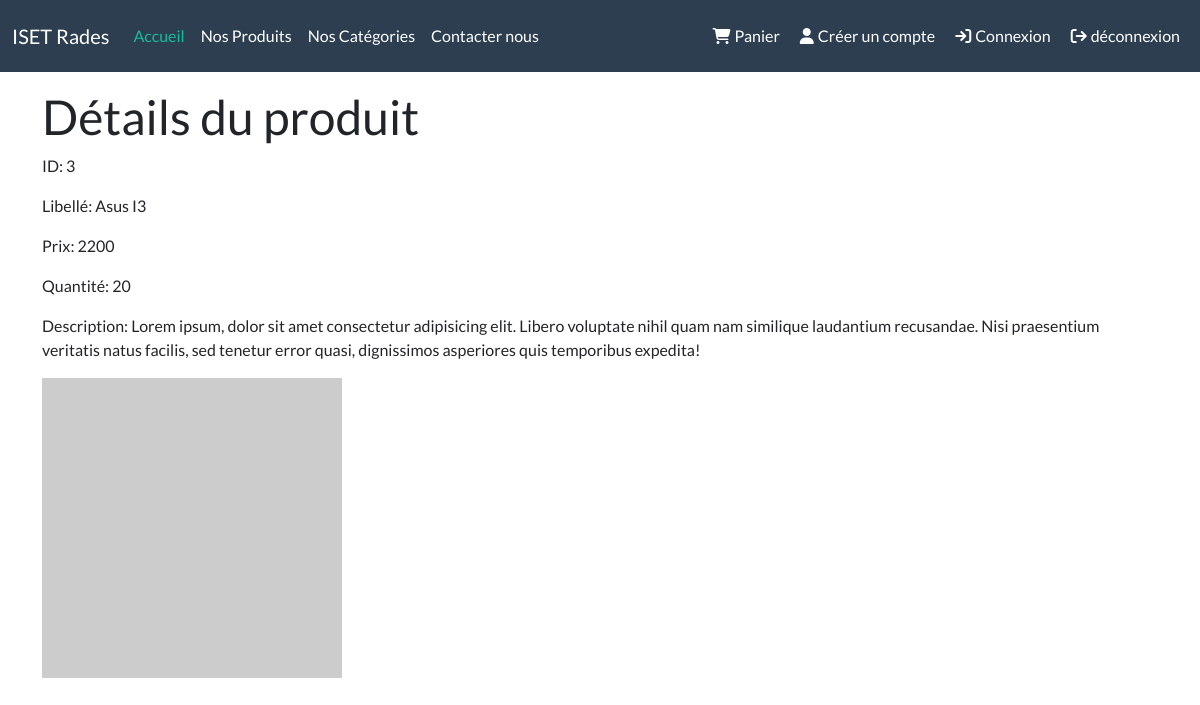
The app's page /detail_produit.php?id=3 with its own data.
### tables this page shows
CREATE TABLE `produit` (
  `id` int(11) NOT NULL,
  `libelle` varchar(255) NOT NULL,
  `prix` decimal(10,0) NOT NULL,
  `qte` int(11) NOT NULL,
  `description` text DEFAULT NULL,
  `image` varchar(255) NOT NULL,
  `promo` tinyint(1) NOT NULL
);

### detail_produit.php (the view, shortened to what this page needs)
<?php
require_once "config/connexion.php";
if (isset($_GET['id'])) {
    $produitId = $_GET['id'];
    $sql = "SELECT * FROM produit WHERE id = :id";
    $stmt = $connexion->prepare($sql);
    $stmt->bindParam(':id', $produitId);
    $stmt->execute();
    $produit = $stmt->fetch(PDO::FETCH_ASSOC);
    if ($produit) {
        echo "<h1>Détails du produit</h1>";
        echo "<p>ID: " . $produit['id'] . "</p>";
        echo "<p>Libellé: " . $produit['libelle'] . "</p>";
        echo "<p>Prix: " . $produit['prix'] . "</p>";
        echo "<p>Quantité: " . $produit['qte'] . "</p>";
        echo "<p>Description: " . $produit['description'] . "</p>";
        echo "<img src='" . $produit['image'] . "' alt='Image du produit'>";
    } else {
        echo "<p>Produit non trouvé.</p>";
    }
} else {
    echo "<p>Aucun ID de produit spécifié.</p>";
}
include "layout.php";
?>

### records on screen
produit: id "3", libelle "Asus I3", prix "2200", qte "20", description "Lorem ipsum, dolor sit amet consectetur adipisicing elit. Libero voluptate nihil quam nam similique laudantium recusandae. Nisi praesentium veritatis natus facilis, sed tenetur error quasi, dignissimos asperiores quis temporibus expedita!"
